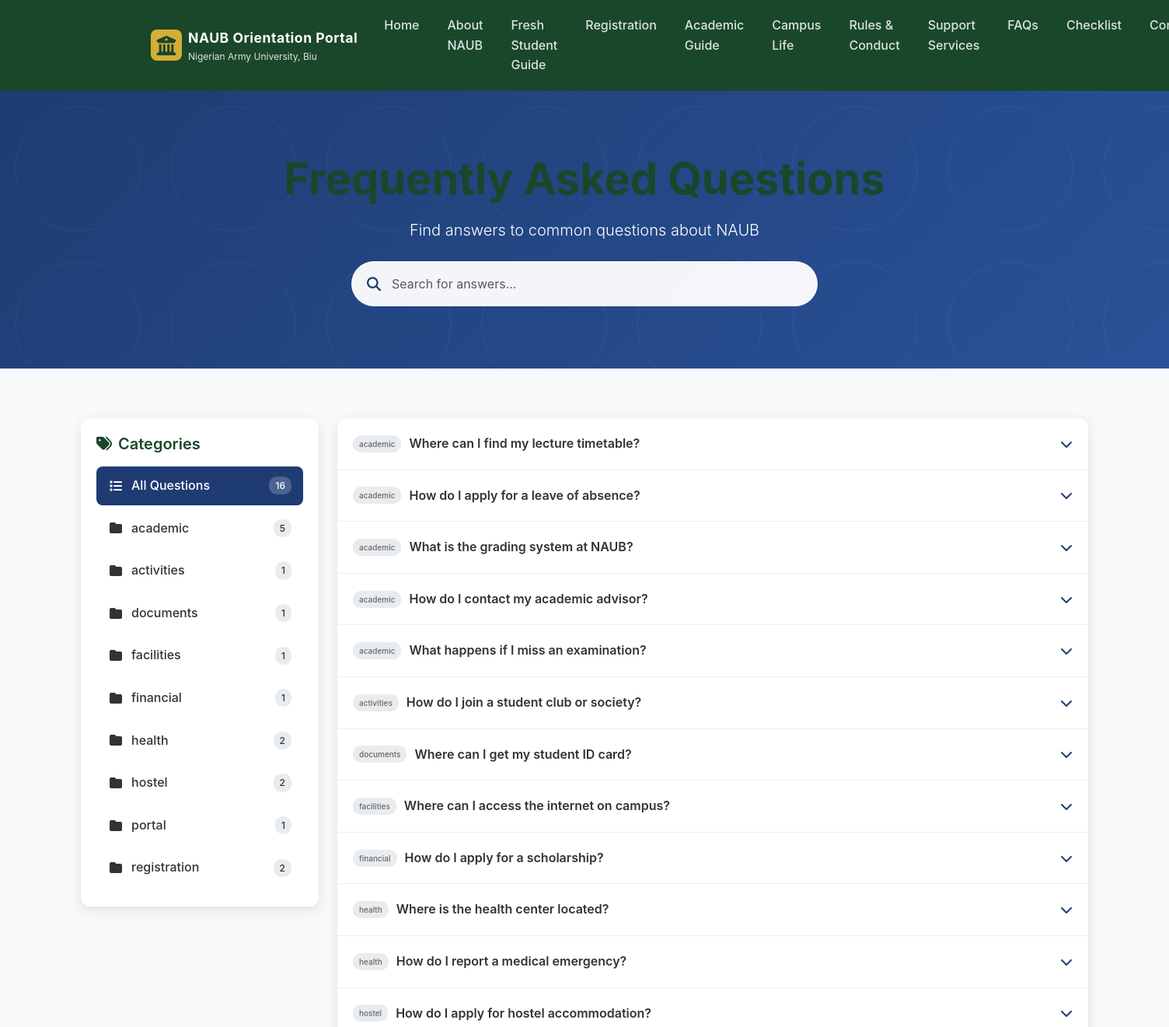
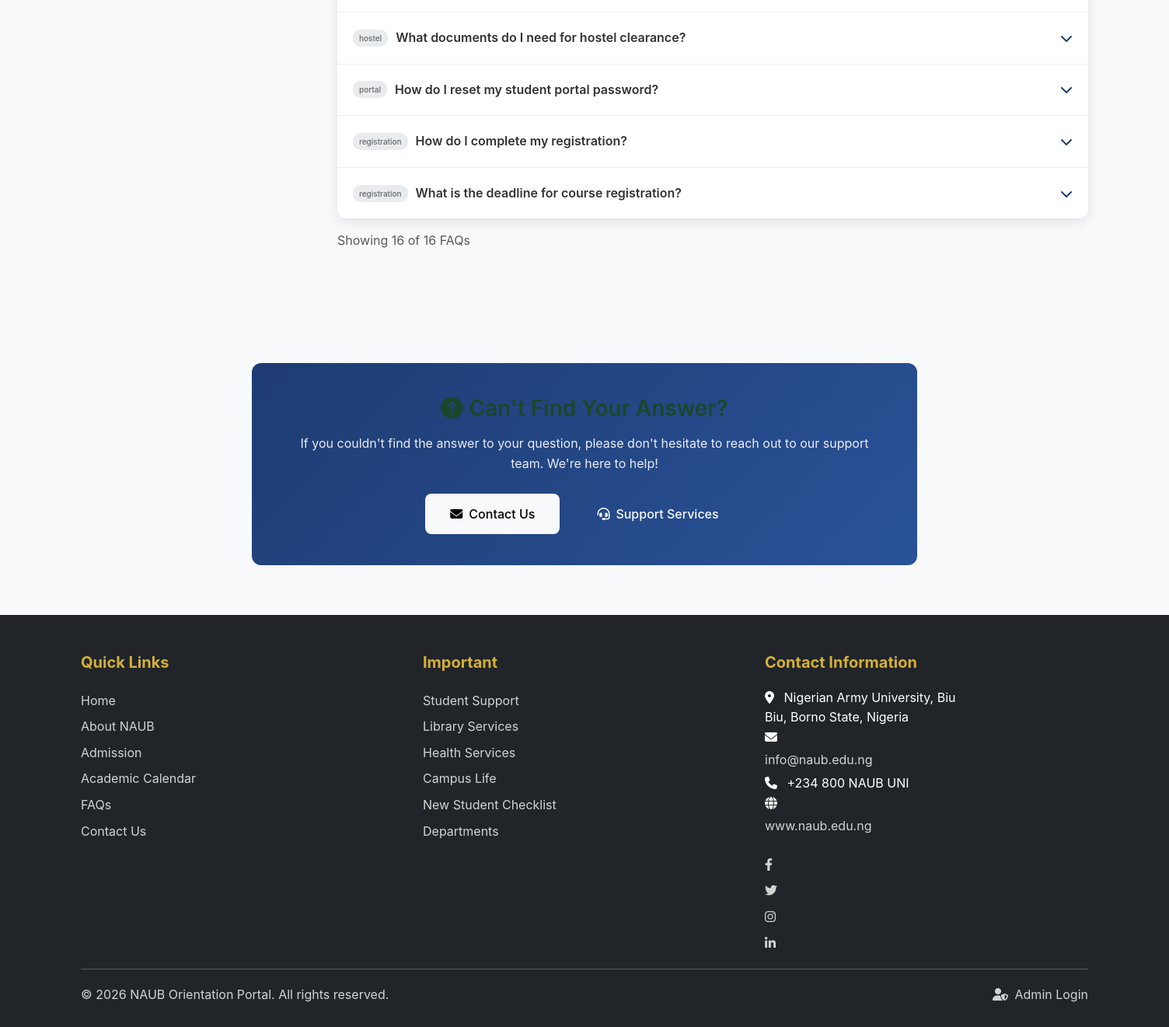
The app's page /faq.php with its own data (2 pictures, top to bottom).
### tables this page shows
CREATE TABLE `faqs` (
  `id` INT NOT NULL AUTO_INCREMENT,
  `question` TEXT NOT NULL,
  `answer` TEXT NOT NULL,
  `category` VARCHAR(100),
  PRIMARY KEY (`id`)
);

### includes/functions.php (called while the page is built, shortened)
<?php
function get_all_faqs() {
    $pdo = get_db();
    try {
        $stmt = $pdo->query("SELECT * FROM faqs ORDER BY category, id");
        return $stmt->fetchAll();
    } catch (PDOException $e) {
        error_log("Error fetching FAQs: " . $e->getMessage());
        return [];
    }
}
function sanitize($input) {
    $output = htmlspecialchars($input, ENT_QUOTES, 'UTF-8');
    $output = trim($output);
    return $output;
}
function get_faq_categories() {
    $pdo = get_db();
    try {
        $stmt = $pdo->query("SELECT DISTINCT category FROM faqs WHERE category IS NOT NULL ORDER BY category");
        return $stmt->fetchAll(PDO::FETCH_COLUMN);
    } catch (PDOException $e) {
        error_log("Error fetching FAQ categories: " . $e->getMessage());
        return [];
    }
}

### faq.php (the view, shortened to what this page needs)
<?php
require_once __DIR__ . '/includes/functions.php';
$faqs = get_all_faqs();
$categories = get_faq_categories();
$default_categories = [
    'Registration',
    'Portal & Login',
    'Documents & Clearance',
    'Hostel & Accommodation',
    'Health Services',
    'Academic Matters',
    'Student Activities',
    'Facilities',
    'Financial'
];
$all_categories = !empty($categories) ? $categories : $default_categories;
$display_faqs = !empty($faqs) ? $faqs : $default_faqs;
$faqs_by_category = [];
foreach ($display_faqs as $faq) {
    $cat = isset($faq['category']) && !empty($faq['category']) ? $faq['category'] : 'General';
    if (!isset($faqs_by_category[$cat])) {
        $faqs_by_category[$cat] = [];
    }
    $faqs_by_category[$cat][] = $faq;
}
?>
<!DOCTYPE html>
<html lang="en">
<head>
    <link href="https://cdn.jsdelivr.net/npm/bootstrap@5.3.0/dist/css/bootstrap.min.css" rel="stylesheet">
    <link rel="stylesheet" href="https://cdnjs.cloudflare.com/ajax/libs/font-awesome/6.4.0/css/all.min.css">
    <link rel="stylesheet" href="<?php echo BASE_URL; ?>/css/style.css">
</head>
<body>
    <?php include __DIR__ . '/includes/header.php'; ?>
    <section class="faq-hero">
        <div class="container position-relative">
            <div class="row justify-content-center">
                <div class="col-lg-8 text-center">
                    <h1 class="display-4 fw-bold mb-3">Frequently Asked Questions</h1>
                    <p class="lead mb-4">Find answers to common questions about NAUB</p>
                    <div class="search-container">
                        <i class="fas fa-search search-icon"></i>
                        <input type="text" id="faqSearch" class="form-control" placeholder="Search for answers...">
                    </div>
                </div>
            </div>
        </div>
    </section>
    <main>
        <section class="section-padding">
            <div class="container">
                <div class="row g-4">
                    <div class="col-lg-3">
                        <div class="category-sidebar">
                            <h5 class="mb-3">
                                <i class="fas fa-tags me-2"></i>Categories
                            </h5>
                            <ul class="category-list">
                                <li>
                                    <button class="category-btn active" data-category="all">
                                        <i class="fas fa-list"></i>
                                        All Questions
                                        <span class="category-count"><?php echo count($display_faqs); ?></span>
                                    </button>
                                </li>
                                <?php foreach ($all_categories as $category): ?>
                                <li>
                                    <button class="category-btn" data-category="<?php echo sanitize($category); ?>">
                                        <i class="fas fa-folder"></i>
                                        <?php echo sanitize($category); ?>
                                        <span class="category-count"><?php echo isset($faqs_by_category[$category]) ? count($faqs_by_category[$category]) : 0; ?></span>
                                    </button>
                                </li>
                                <?php endforeach; ?>
                            </ul>
                        </div>
                    </div>
                    <div class="col-lg-9">
                        <div class="faq-accordion" id="faqAccordion">
                            <?php
                            $faq_counter = 0;
                            foreach ($faqs_by_category as $category => $category_faqs):
                                foreach ($category_faqs as $faq):
                                    $faq_counter++;
                            ?>
                            <div class="faq-item" data-category="<?php echo sanitize($category); ?>">
                                <button class="faq-question" type="button" data-bs-toggle="collapse" data-bs-target="#faq<?php echo $faq_counter; ?>" aria-expanded="false">
                                    <span class="category-badge"><?php echo sanitize($category); ?></span>
                                    <span><?php echo sanitize($faq['question']); ?></span>
                                    <i class="fas fa-chevron-down icon"></i>
                                </button>
                            </div>
                            <?php
                                endforeach;
                            endforeach;
                            ?>
                        </div>
                        <p class="faq-count text-muted mt-3" id="faqCount">
                            Showing <?php echo count($display_faqs); ?> of <?php echo count($display_faqs); ?> FAQs
                        </p>
                    </div>
                </div>
            </div>
        </section>
        <section class="section-padding bg-light">
            <div class="container">
                <div class="row justify-content-center">
                    <div class="col-lg-8">
                        <div class="cant-find-section">
                            <h3><i class="fas fa-question-circle me-2"></i>Can't Find Your Answer?</h3>
                            <p>If you couldn't find the answer to your question, please don't hesitate to reach out to our support team. We're here to help!</p>
                            <div class="d-flex gap-3 justify-content-center flex-wrap">
                                <a href="contact.php" class="btn btn-light">
                                    <i class="fas fa-envelope me-2"></i>Contact Us
                                </a>
                                <a href="support.php" class="btn btn-outline-light">
                                    <i class="fas fa-headset me-2"></i>Support Services
                                </a>
                            </div>
                        </div>
                    </div>
                </div>
            </div>
        </section>
    </main>
    <?php include __DIR__ . '/includes/footer.php'; ?>
</body>
</html>

### css/style.css (style rules this page uses)
:root { --naub-primary: #1a472a; --naub-primary-dark: #143620; --naub-primary-light: #2a5f40; --naub-gold: #d4af37; --naub-gold-dark: #b8962f; --naub-gold-light: #e5c158; --naub-white: #ffffff; --naub-light: #f8f9fa; --naub-gray-light: #e9ecef; --naub-gray: #6c757d; --naub-gray-dark: #495057; --naub-black: #212529; --naub-success: #28a745; --naub-danger: #dc3545; --naub-warning: #ffc107; --naub-info: #17a2b8; --shadow-sm: 0 0.125rem 0.25rem rgba(0, 0, 0, 0.075); --shadow-md: 0 0.5rem 1rem rgba(0, 0, 0, 0.1); --shadow-lg: 0 1rem 3rem rgba(0, 0, 0, 0.15); --shadow-xl: 0 2rem 4rem rgba(0, 0, 0, 0.2); --transition-fast: 0.15s ease-in-out; --transition-base: 0.3s ease-in-out; --transition-slow: 0.5s ease-in-out; --radius-sm: 0.25rem; --radius-md: 0.5rem; --radius-lg: 1rem; --radius-xl: 1.5rem; }
* { box-sizing: border-box; }
html { scroll-behavior: smooth; scroll-padding-top: 80px; }
body { font-family: -apple-system, BlinkMacSystemFont, 'Segoe UI', Roboto, 'Helvetica Neue', Arial, sans-serif; font-size: 1rem; line-height: 1.6; color: var(--naub-black); background-color: var(--naub-light); min-height: 100vh; display: flex; flex-direction: column; }
main { flex: 1; }
h1, h2, h3, h4, h5, h6 { font-weight: 600; line-height: 1.3; margin-bottom: 1rem; color: var(--naub-primary); }
h1 { font-size: 2.5rem; }
h3 { font-size: 1.75rem; }
h5 { font-size: 1.25rem; }
p { margin-bottom: 1rem; }
a { color: var(--naub-primary); text-decoration: none; transition: color var(--transition-fast); }
.btn { font-weight: 500; padding: 0.6rem 1.5rem; border-radius: var(--radius-md); transition: all var(--transition-base); border: 2px solid transparent; }
.form-control, .form-select { border: 2px solid var(--naub-gray-light); border-radius: var(--radius-md); padding: 0.75rem 1rem; transition: all var(--transition-base); }
.section-padding { padding: 4rem 0; }

### faq.php (style rules this page uses)
.faq-hero { background: linear-gradient(135deg, #1e3c72 0%, #2a5298 100%); color: white; padding: 80px 0; position: relative; overflow: hidden; }
.faq-hero::before { content: ''; position: absolute; top: 0; left: 0; right: 0; bottom: 0; background-size: 200px 200px; opacity: 0.5; }
.search-container { max-width: 600px; margin: 0 auto; position: relative; }
.search-container .form-control { padding: 15px 20px 15px 50px; border-radius: 50px; font-size: 16px; border: 2px solid rgba(255,255,255,0.3); background: rgba(255,255,255,0.95); }
.search-container .search-icon { position: absolute; left: 20px; top: 50%; transform: translateY(-50%); color: #1e3c72; font-size: 18px; }
.section-padding { padding: 60px 0; }
.category-sidebar { background: white; border-radius: 12px; box-shadow: 0 4px 15px rgba(0,0,0,0.1); padding: 20px; position: sticky; top: 100px; }
.category-list { list-style: none; padding: 0; margin: 0; }
.category-list li { margin-bottom: 5px; }
.category-btn { display: flex; align-items: center; width: 100%; padding: 12px 15px; border: none; background: transparent; border-radius: 8px; cursor: pointer; transition: all 0.3s ease; text-align: left; color: #333; font-weight: 500; }
.category-btn.active { background: #1e3c72; color: white; }
.category-btn i { margin-right: 10px; width: 20px; text-align: center; }
.category-count { margin-left: auto; background: #e9ecef; padding: 2px 8px; border-radius: 10px; font-size: 12px; }
.category-btn.active .category-count { background: rgba(255,255,255,0.2); color: white; }
.faq-accordion { background: white; border-radius: 12px; box-shadow: 0 4px 15px rgba(0,0,0,0.1); overflow: hidden; }
.faq-item { border-bottom: 1px solid #eee; }
.faq-item:last-child { border-bottom: none; }
.faq-question { display: flex; align-items: center; width: 100%; padding: 20px; background: transparent; border: none; text-align: left; cursor: pointer; transition: background 0.3s ease; font-weight: 600; color: #333; }
.faq-question .category-badge { font-size: 10px; padding: 3px 8px; background: #e9ecef; color: #666; border-radius: 10px; margin-right: 10px; font-weight: 500; white-space: nowrap; }
.faq-question .icon { margin-left: auto; transition: transform 0.3s ease; color: #1e3c72; }
.cant-find-section { background: linear-gradient(135deg, #1e3c72 0%, #2a5298 100%); color: white; border-radius: 12px; padding: 40px; text-align: center; }
.cant-find-section h3 { margin-bottom: 15px; }
.cant-find-section p { opacity: 0.9; margin-bottom: 25px; }
.cant-find-section .btn { padding: 12px 30px; }

### records on screen
faqs: category "academic", question "Where can I find my lecture timetable?"
faqs: category "academic", question "How do I apply for a leave of absence?"
faqs: category "academic", question "What is the grading system at NAUB?"
faqs: category "academic", question "How do I contact my academic advisor?"
faqs: category "academic", question "What happens if I miss an examination?"
faqs: category "activities", question "How do I join a student club or society?"
faqs: category "documents", question "Where can I get my student ID card?"
faqs: category "facilities", question "Where can I access the internet on campus?"
faqs: category "financial", question "How do I apply for a scholarship?"
faqs: category "health", question "Where is the health center located?"
faqs: category "health", question "How do I report a medical emergency?"
faqs: category "hostel", question "How do I apply for hostel accommodation?"
faqs: category "hostel", question "What documents do I need for hostel clearance?"
faqs: category "portal", question "How do I reset my student portal password?"
faqs: category "registration", question "How do I complete my registration?"
faqs: category "registration", question "What is the deadline for course registration?"

### other values on screen
SITE_NAME "NAUB Orientation Portal"
count($display_faqs) "16"
$category "academic"
count($faqs_by_category[$category]) "5"
$category "activities"
count($faqs_by_category[$category]) "1"
$category "documents"
$category "facilities"
$category "financial"
$category "health"
count($faqs_by_category[$category]) "2"
$category "hostel"
$category "portal"
$category "registration"
